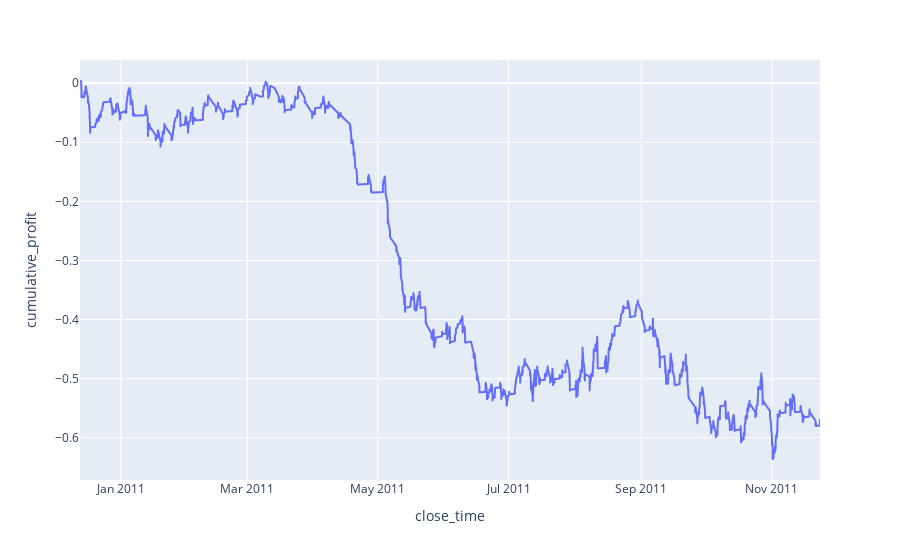

The code cell stored with this chart in its notebook:
### Code cell
sss=position_history
pos_df=pd.DataFrame([p.as_dict() for p in sss])
pos_df['cumulative_profit']=pos_df["pl"].cumsum()
fig_pos=px.line(pos_df,x='close_time',y='cumulative_profit')
fig_pos.show()

### Figure 1 — Plotly figure (JSON) as saved in the notebook; plotly's stock layout.template omitted (floating-point values rounded to 4 significant figures; data arrays with more than 128 entries replaced by an {"elided": "..."} marker saying what was removed)
{"data": [{"hovertemplate": "close_time=%{x}<br>cumulative_profit=%{y}<extra></extra>", "legendgroup": "", "line": {"color": "#636efa", "dash": "solid"}, "marker": {"symbol": "circle"}, "mode": "lines", "name": "", "showlegend": false, "type": "scattergl", "x": {"elided": "1645 str values"}, "xaxis": "x", "y": {"elided": "1645 float values"}, "yaxis": "y"}], "layout": {"legend": {"tracegroupgap": 0}, "margin": {"t": 60}, "xaxis": {"anchor": "y", "domain": [0, 1], "title": {"text": "close_time"}}, "yaxis": {"anchor": "x", "domain": [0, 1], "title": {"text": "cumulative_profit"}}}}
